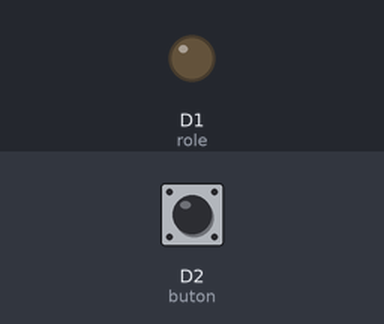
This sketch was run on a simulated ESP8266 (NodeMCU). On the bench: output pins drawn as LEDs (lit = HIGH). The inputs (shaded band) are chosen by the test bench; at power-on: D2 (buton) HIGH. WiFi joins after 1.5 s; servers stay silent unless stated.

Above: at 3.0 s.
3.1 s: D2 (buton) pulled LOW for 0.15 s
At 3.4 s:
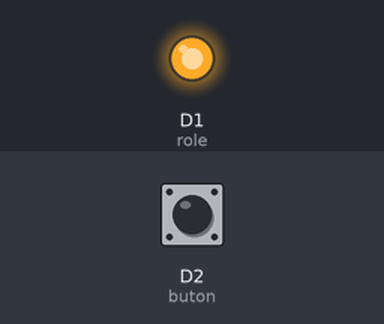
4.7 s: D2 (buton) pulled LOW for 1 s
At 5.8 s:
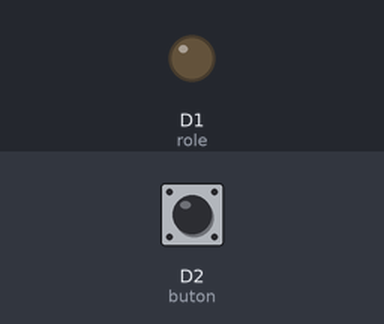
7.2 s: D2 (buton) pulled LOW for 3.2 s
At 7.7 s:
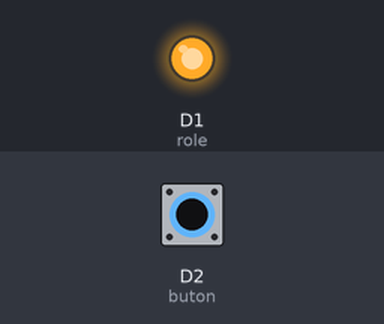
Timing chart, 0 to 10.2 s (numbered marks = the images above; inputs shaded):
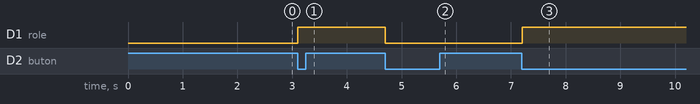

The sketch:

Blynk_ile_role.ino
```cpp
#define BLYNK_PRINT Serial

#include <ESP8266WiFi.h>
#include <BlynkSimpleEsp8266.h>

// Blynk uygulamasından alacağımız anaharı buraya yazıyoruz.
char auth[] = "Blynk_uygulama_token";

char ssid[] = "Wifi_adi";
char pass[] = "Wifi_sifre";

// Led ve Buton pinlerimizi tanımlıyoruz.
int role = D1;
int buton = D2;

BlynkTimer timer;
void checkPhysicalButton();

int roleDurum = LOW;
int butonDurum = HIGH;

// Blynk sunucusuna her bağlandığımızda
BLYNK_CONNECTED() {
  // Butonun son durumunu istiyoruz.
  Blynk.syncVirtual(V0);
}

// Uygulamada butonumuza bastığımızda röle durumunu değiştiriyoruz.
BLYNK_WRITE(V2) {
  roleDurum = param.asInt();
  digitalWrite(role, roleDurum);
}

void checkPhysicalButton()
{
  if (digitalRead(buton) == LOW) {
    //Butonun seriye bağlamasını önlüyoruz.
    if (butonDurum != LOW) {

      roleDurum = !roleDurum;
      digitalWrite(role, roleDurum);

      Blynk.virtualWrite(V2, roleDurum);
    }
    butonDurum = LOW;
  } else {
    butonDurum = HIGH;
  }
}

void setup()
{
  Serial.begin(9600);
  Blynk.begin(auth, ssid, pass);

  pinMode(role, OUTPUT);
  pinMode(buton, INPUT_PULLUP);
  digitalWrite(role, roleDurum);

  // Fonksiyonu her 100ms de bir çağırıyoruz.
  timer.setInterval(100L, checkPhysicalButton);
}

void loop()
{
  Blynk.run();
  timer.run();
}
```

Measured:
- after the input at 3.1 s, D1 (role): LOW → HIGH at once
- after the input at 4.7 s, D1 (role): HIGH → LOW at once
- after the input at 7.2 s, D1 (role): LOW → HIGH at once
